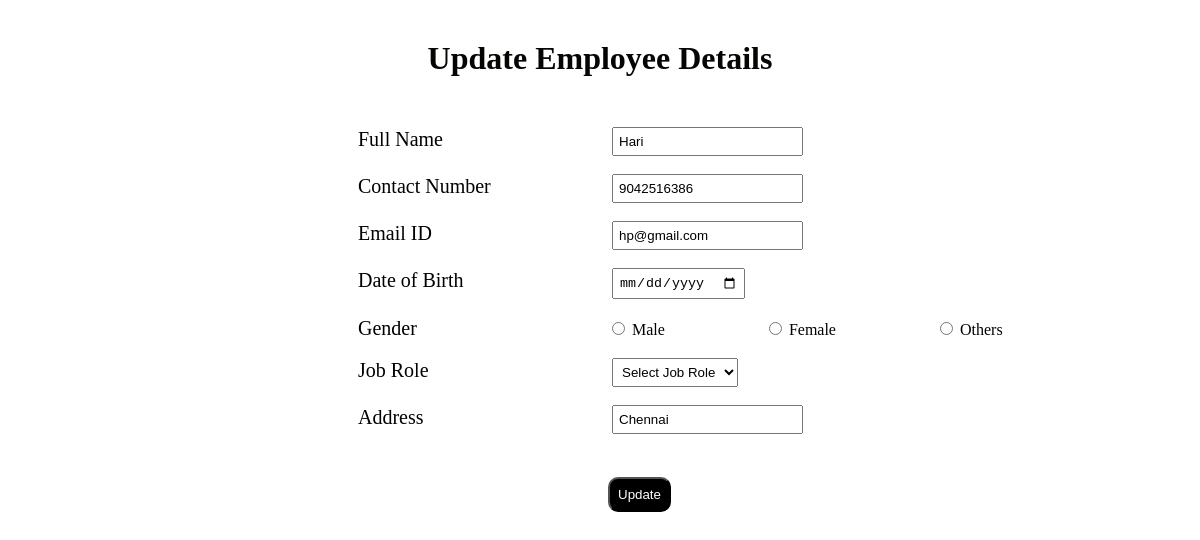
The app's page /update/13/ with its own data.
### employee/models.py (models this page shows)
class emp(models.Model):
    fullname=models.CharField(max_length=20)
    contactno=models.IntegerField()
    emailid=models.CharField(max_length=25)
    dateofbirth=models.DateField()
    gender=models.CharField(max_length=10)
    jobrole=models.CharField(max_length=25)
    address=models.CharField(max_length=100)

### employee/views.py (the view)
# urls.py: path('update/<int:id>/',views.update,name="update"),
def update(request,id):
    mem=emp.objects.get(id=id)
    return render(request,'update.html',{'mem':mem})

### employee/templates/update.html (shortened to what this page needs)
{% load static %}
<!DOCTYPE html>
<html lang="en">
<head>
</head>
<link rel="stylesheet" href="{% static 'style1.css' %}">
<body>
    <h1>Update Employee Details</h1>
    <div class="container1">
        <form action="{% url 'uprec' mem.id %}" method="post">
            <label for="">Full Name</label>
            <input type="text" name="fullname" value="{{mem.fullname}}" required><br><br>
            <label for="">Contact Number</label>
            <input type="text" name="contactno" value="{{mem.contactno}}" required><br><br>
            <label for="">Email ID</label>
            <input type="email" name="emailid" value="{{mem.emailid}}" required><br><br>
            <label for="">Date of Birth</label>
            <input type="date" name="dateofbirth" required><br><br>
            <label for="">Gender</label>
            <input type="radio" name="gender" value="Male" > Male
            <input type="radio" name="gender" value="Female"> Female
            <input type="radio" name="gender" value="Others"> Others
            <br><br>
            <label for="">Job Role</label>
            <select name="jobrole" id="jobrole" required><br>
                <option value="">Select Job Role</option>
            </select>
            <br><br>
            <label for="">Address</label>
            <input type="address" name="address" value="{{mem.address}}" required><br><br>
            <button type="submit" id="new" class="new">Update</button>
        </form>
    </div>
</body>
</html>

### employee/static/style1.css (style rules this page uses)
label { display: inline-block; width: 150px; }
option { font-family: cursive; }
.container1 .new { background-color: rgb(0, 0, 0); border-radius: 10px; padding: 8px; color: white; margin-left: 250px; margin-top: 25px; cursor: pointer; }
.container1 input, select { padding: 5px; margin-left: 100px; }
.container1 { margin-top: 50px; margin-left: 250px; padding: 0px 100px 100px 100px; }
h1 { margin-top: 40px; color: rgb(5, 5, 3); text-align: center; }
.container1 label { font-family: Cambria, Cochin, Georgia, Times, 'Times New Roman', serif, Helvetica, sans-serif; font-size: 20px; }

### records on screen
emp: fullname "Hari", contactno "9042516386", emailid "hp@gmail.com", address "Chennai"
